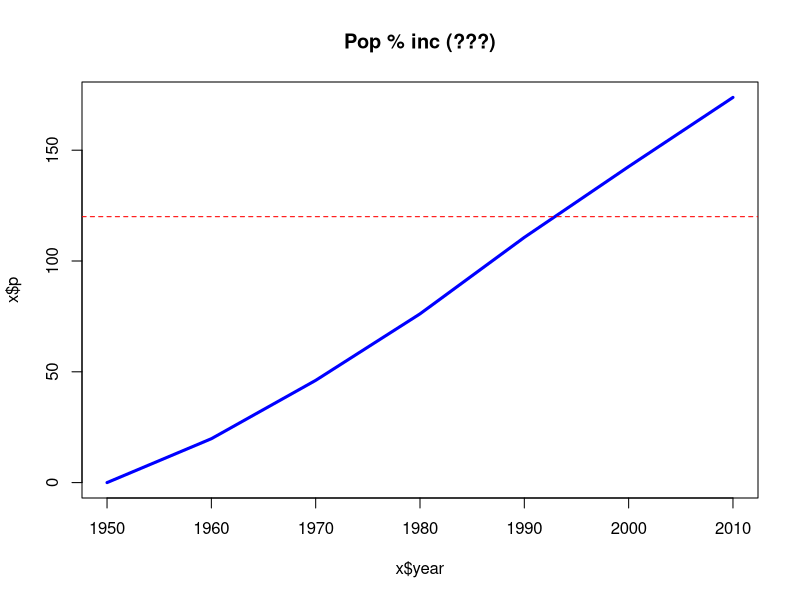
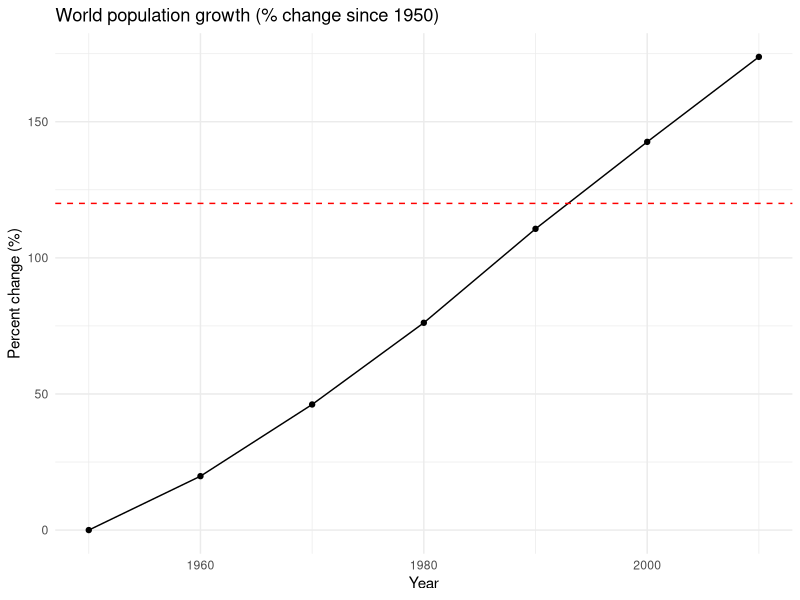

Source code (R) for these figures, in order:

#上のSessionタブからでもwdを設定できる
setwd("C:/Users/chiak/OneDrive - BI Norwegian Business School (BIEDU)/Bologna_2025_Fall/96342_BigData_in_Social_Sciences/Lecture02/Group_Activity-20250923")

#Fileを読み込む
x = read.csv("UNdata.txt")

#必要なパッケージのみを読み込む
suppressMessages(library(tidyverse))
library(ggplot2) 
library(dplyr) 

options(scipen = 999)

set.seed(123)

attach(x)

print("HEAD:")
print(head(x))
print(summary(world.pop))


x$ratio <- x$world.pop / x$world.pop[1]
x$perc  <- round((x$ratio - 1) * 100)


x <- x %>% mutate(RATIO = world.pop/world.pop[1], percent = (RATIO-1)*100)


x$ratio <- x$RATIO
x$Perc <- round(x$percent, 1)


a <- x[,2]
b <- a / a[1]
c <- (b-1)*100
x$p <- c


threshold <- 120.5
x$flag <- ifelse(x$p>threshold, TRUE, FALSE)


write.csv(x, "temp.csv", row.names = FALSE) 


plot(x$year, x$p, type="l", col="blue", lwd=3, main="Pop % inc (???)")
abline(h=120, col="red", lty=2)

g <- ggplot(x, aes(year, p)) + geom_line() + geom_point() + 
  geom_hline(yintercept=120.0, linetype="dashed", color="red") +
  labs(title="World population growth (% change since 1950)", y="Percent change (%)", x="Year") +
  theme_minimal()
print(g)


x  =  x |> mutate(   R = world.pop / first(world.pop),   P = round((R-1)*100,1)  )

## ここで一度デタッチ（この後で列名を変えるため）
detach("x")

names(x)[names(x)=="world.pop"] <- "WorldPop"
x$WORLD_pop <- x$WorldPop


x$year <- as.character(x$year)
x$year_num <- as.numeric(x$year)

xx <- subset(x, year_num >= 1960)
yy = xx
zzz <- yy
rm(yy) # but keep zzz, sure

xx$rat2 <- xx$WORLD_pop / xx$WORLD_pop[1]
xx$pc2  <- round((xx$rat2-1)*100, 2)


xx <- xx[, c("year", "year_num", "WORLD_pop", "pc2", "p", "R", "P", "flag", "RATIO", "Perc")]

#Windowsで動くパスに変える
write.csv(xx, "output_final.csv", row.names = FALSE)

print(xx[ , c(1,3,4,5)])

## すでに detach 済みだが、二重で呼んでも安全にするなら存在チェックを挟む
if("x" %in% search()) detach("x")

# THE END (I guess)

